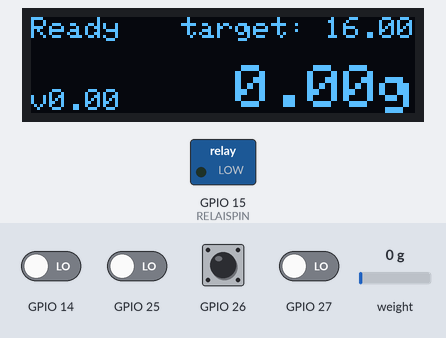
A sketch run on a simulated ESP32. Parts: 128×32 one-colour display, switched loads named in the sketch (green lamp = pin HIGH). Inputs (shaded band) come from the test bench; at power-on: GPIO 14, GPIO 25–27 LOW, weight on the scale 0 g. EEPROM starts erased; what the sketch prints to the serial monitor is not drawn.

Above: at 2.4 s.
2.5 s: GPIO 26 driven HIGH
At 4.2 s:
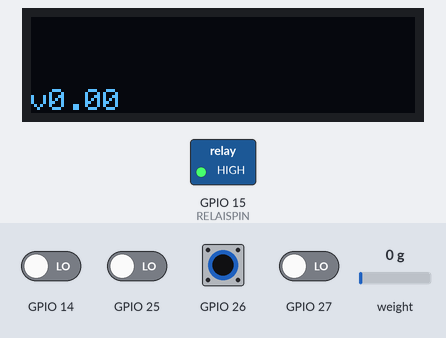
5.1 s: GPIO 26 driven LOW
At 5.9 s:
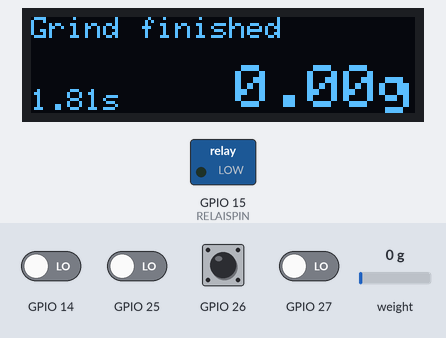
6.9 s: weight on the scale set to 100 g
At 7.8 s:
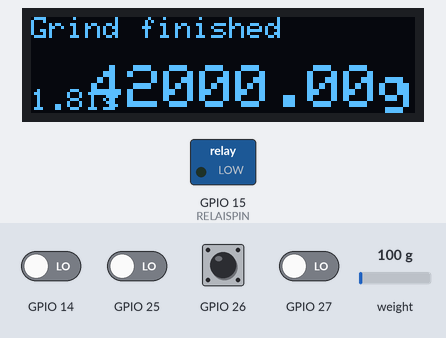
8.5 s: weight on the scale set to 1250 g
At 9.0 s:
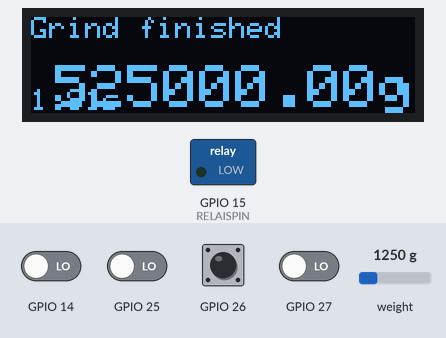
11.5 s: weight on the scale set to 2500 g
At 12.8 s:
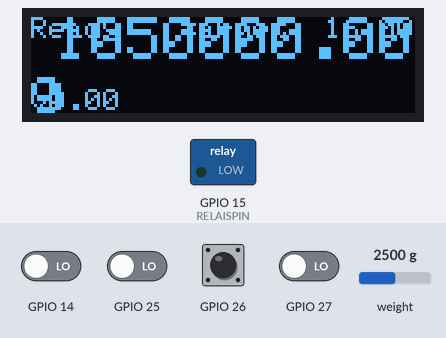
13.1 s: GPIO 26 pulsed HIGH 2 times (0.12 s each, 0.3 s apart)
At 14.64 s:
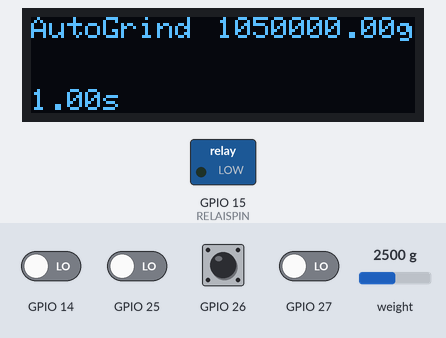
Timing chart, 0 to 16.1 s (numbered marks = the images above; inputs shaded):
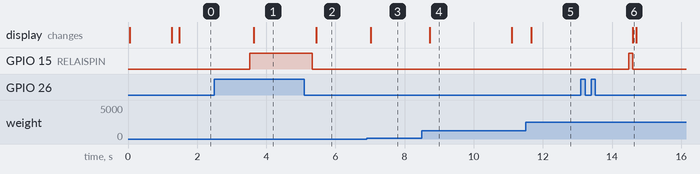

The sketch:

arduCoffeeScale.ino
```cpp
#define VERSION 0.0

// //pin defines Arduino Nano
// #define RELAISPIN 9  //D1
// #define SCALE_SCK 7  //D7
// #define SCALE_DT 8   //D8

// #define BUTTON4 2  //D2
// #define BUTTON3 3  //D3
// #define BUTTON2 4  //D4
// #define BUTTON1 5  //D5

//pin defines ESP32
#define RELAISPIN 15
#define SCALE_SCK 19
#define SCALE_DT 18

//Buttons left to right: 1-4
#define BUTTON1 14
#define BUTTON2 27
#define BUTTON3 26
#define BUTTON4 25


//display specs
#define SCREEN_WIDTH 128
#define SCREEN_HEIGHT 32
#define OLED_RESET -1
#define SCREEN_ADDRESS 0x3C

#include <HX711.h>
#include "CoffeeScale.h"
#include "UX.h"
#include <SPI.h>
#include <Adafruit_GFX.h>
#include <Adafruit_SSD1306.h>

//object defines
Ringbuffer data;
Adafruit_SSD1306 display(SCREEN_WIDTH, SCREEN_HEIGHT, &Wire, OLED_RESET);
CoffeeScale grinder;
UX mainUX;
ButtonManager buttons(BUTTON1, BUTTON2, BUTTON3, BUTTON4);


void setup() {
  Serial.begin(9600);
  Serial.println("Start");
  grinder.begin(RELAISPIN, SCALE_SCK, SCALE_DT);
  buttons.begin();
  pinMode(RELAISPIN, OUTPUT);

  if (!display.begin(SSD1306_SWITCHCAPVCC, SCREEN_ADDRESS)) {
    Serial.println(F("SSD1306 allocation failed"));
    while (true) {};
  }

  display.clearDisplay();
  display.display();

  display.setRotation(2);
  display.setTextSize(1);
  display.setTextColor(SSD1306_WHITE);
  display.setCursor(20, 5);
  display.println("tare...");
  display.display();

  grinder.tareZero();

  delay(200);
  display.clearDisplay();
  display.display();

  initUxStates();
}


void loop() {

  mainUX.uxLoop();
  buttons.buttonLoop();
  // displayLoopTime();


  RingbufferData lol = grinder.getData();
  data.add(lol);

  //display refresh
  static unsigned long timestamp = millis();
  if (millis() - timestamp > 10) {
    display.display();
    display.clearDisplay();
    timestamp = millis();
  }
}


void displayLoopTime() {
  display.setCursor(0, 0);
  display.setTextSize(1);
  display.fillRect(0, 0, 32, 8, 0x00);
  display.print(uint8_t(data.get(0).timeMS - data.get(1).timeMS), DEC);
}
```

CoffeeScale.cpp
```cpp
#include <stdlib.h>
#include "CoffeeScale.h"

//###################### CoffeeScale class ######################
void CoffeeScale::begin(int relaisPin, int scaleSCK, int scaleDT) {
  _relaisPin = relaisPin;
  _loadcell.begin(scaleDT, scaleSCK);
  _eepromHandler = new EEPROMHandler();


  //EEPROM load offset and gain from eeprom if possible
  readCalibration();
}
void CoffeeScale::grind(bool ON) {
  if (ON) {
    digitalWrite(_relaisPin, HIGH);
    _isGrinding = true;
  } else {
    digitalWrite(_relaisPin, LOW);
  }
}

bool CoffeeScale::isGrinding() {
  return _isGrinding;
}

void CoffeeScale::readScale() {
  float value = _loadcell.get_units();
  _readTime = millis();
  _currVal = value;
}

RingbufferData CoffeeScale::getData() {
  readScale();
  RingbufferData data;
  data.sensorVal = _currVal;
  data.timeMS = _readTime;
  return data;
}

void CoffeeScale::tareZero() {
  _loadcell.tare();
  //_loadcell.set_scale(15000.0f);
}
void CoffeeScale::calibrate(float calibrationWeight) {
  _loadcell.calibrate_scale(calibrationWeight);
  setCalibration();
}

//reads from eeprom and updates scale class object
bool CoffeeScale::readCalibration() {
  float offset = _eepromHandler->readFloat(_offsetAddr);
  float scale = _eepromHandler->readFloat(_scaleAddr);
  if (!isnan(offset) && !isnan(scale)) {
    _offset = offset;
    _scale = scale;
    _loadcell.set_offset(_offset);
    _loadcell.set_scale(_scale);
    return true;
  } else {
    return false;
  }
}

//writes new offset and scale values to eeprom and updates class object
bool CoffeeScale::setCalibration() {
  float offset = _loadcell.get_offset();
  float scale = _loadcell.get_scale();

  //write new values
  _eepromHandler->addFloat(_offsetAddr, offset);
  _eepromHandler->addFloat(_scaleAddr, scale);

  //update class object
  return readCalibration();
}

String CoffeeScale::getParams() {
  // BROKEN DONT TOUCH
  // float scale = _loadcell.get_scale();
  // int offset = _loadcell.get_offset();

  // char buffer[64];

  // Format the string into the buffer
  // sprintf(buffer, "g: %.2f, t: %lu, scale: %.2f, offset: %d", _currVal, _readTime, scale, offset);
  // String txt = String(buffer);

  // String txt = "g: ";
  // txt = txt + String(_currVal);
  // txt = txt + ", t: ";
  // txt = txt + String(_readTime);
  // txt = txt + ", scale: ";
  // txt = txt + String(scale);
  // txt = txt + ", offset: ";
  // txt = txt + String(offset);
  return "";
}

//###################### Ringbuffer class ######################
void Ringbuffer::add(RingbufferData value) {
  if (_ringIndex + 1 >= _ringSize) _ringIndex = -1;  //if index out of bounds wrap to 0
  _ringIndex++;
  _ringBuffer[_ringIndex] = value;

  if (!isBufferFull && (_ringIndex >= _ringSize - 1)) isBufferFull = true;
}

RingbufferData Ringbuffer::get(int index) {
  index = convertIndex(index);

  if (index < 0) {
    //TODO Böse
    while (true){}
  }
  return _ringBuffer[index];
}


float Ringbuffer::mean(int range) {
  return 0;
}

int Ringbuffer::getSize() {
  if (isBufferFull) return _ringSize;
  else return _ringIndex + 1;
}

float Ringbuffer::getMax() {
  float maxTemp = get(0).sensorVal;
  for (int i = 1; i < getSize(); i++) {
    if (get(i).sensorVal > maxTemp) { maxTemp = get(i).sensorVal; }
  }
  return maxTemp;
}

int Ringbuffer::convertIndex(unsigned int relIndex) {
  int absolutIndex = _ringIndex - relIndex;
  if (absolutIndex < 0) absolutIndex = _ringSize + absolutIndex;
  return absolutIndex;
}

//###################### EEPROM ######################
EEPROMHandler::EEPROMHandler(){
  Serial.println("Starting EEPROM");
  EEPROM.begin(EEPROMSIZE);

}

void EEPROMHandler::addFloat(String varName, float value) {
  int adress = calculateHashAdress(varName);
  byte data[4];
  memcpy(data, &value, sizeof(float));
  for (int i = 0; i < sizeof(float); i++) {
    EEPROM.write(adress + i, data[i]);
  }
  EEPROM.commit();
}

float EEPROMHandler::readFloat(String varName) {
  int adress = calculateHashAdress(varName);
  float floatValue = 0;
  byte data[4];

  //read bytes from eeprom
  for (int i = 0; i < sizeof(float); i++) {
    data[i] = EEPROM.read(adress + i);
  }

  memcpy(&floatValue, data, sizeof(float));

  return floatValue;
}

int EEPROMHandler::calculateHashAdress(String varName) {
  //calculate simple hash for eeprom adress
  //this method is not very safe use with caution
  //not suited for much (and big) data
  unsigned int key = 0;
  for (int i = 0; i < varName.length(); i++) {
    if (varName.length() - 1 == i) key += varName[i] * 4;  //try to avoid collision by spacing
    else key += varName[i];
  }
  key = key % EEPROMSIZE;

  return key;
}
```

CoffeeScale.h
```cpp
#ifndef COFFEESCALE_H
#define COFFEESCALE_H

#include <HX711.h>
#include <EEPROM.h>

#define RINGBUFFERSIZE 512
#define EEPROMSIZE 512

struct RingbufferData {
  float sensorVal;
  unsigned long timeMS;
};

//class Prototypes
class CoffeeScale;
class Ringbuffer;
class EEPROMHandler;

//###################### CoffeScale main Class ######################
class CoffeeScale {
public:
  void begin(int relaisPin, int scaleSCK, int scaleDT);
  void grind(bool ON);
  bool isGrinding();
  void readScale();
  RingbufferData getData();
  void tareZero();
  void calibrate(float calibrationWeight = 50.0);
  String getParams();

private:
  bool setCalibration();
  bool readCalibration();
  EEPROMHandler *_eepromHandler;
  HX711 _loadcell;
  unsigned long _readTime;
  float _currVal;
  int _relaisPin;
  bool _isGrinding = false;
  float _offset;
  float _scale;

  const String _offsetAddr = "offset";
  const String _scaleAddr = "scale";
};


//###################### Ringbuffer Class ######################
class Ringbuffer {
public:
  void add(RingbufferData data);
  RingbufferData get(int index = 0);
  float mean(int range);
  int getSize();
  float getMax();
private:
  RingbufferData _ringBuffer[RINGBUFFERSIZE];  //allocate space for array
  const int _ringSize = RINGBUFFERSIZE;        //save ringSize as readonly
  int _ringIndex = -1;
  bool isBufferFull = false;                     //inicating the next spot to write new data

  int convertIndex(unsigned int relIndex);
};


//###################### EEPROM Class ######################


class EEPROMHandler {
public:
  EEPROMHandler();
  void addFloat(String varName, float value);
  float readFloat(String varName);
  int calculateHashAdress(String varName);
private:
};

#endif
```

UX.cpp
```cpp
#include "esp32-hal-gpio.h"
#include "UX.h"
#include <Arduino.h>
#define HOLD_MIN 700


void UX::init(FunctionPointer initState) {
  //initialize first stat
  _currentUxState = initState;  //To do use Function pointer
  _initState = true;
}

void UX::changeState(FunctionPointer nextState) {
  if (nextState != nullptr) _currentUxState = nextState;
  _initState = true;
}

//WARNING: if not called _initState will not reset but shouldnt make any problems
bool UX::initState() {
  bool tempInit = _initState;
  _initState = false;
  return tempInit;
}

void UX::uxLoop() {

  if (_currentUxState != nullptr) _currentUxState();  //run selected state function
  //to do error display msg
}

void UX::setHomeState(FunctionPointer homeState) {
  _homeState = homeState;
}

FunctionPointer UX::getHomeState() {
  return _homeState;
}

void UX::setStateName(String stateName) {
  _stateName = stateName;
}

String UX::getStateName() {
  return _stateName;
}

//###################### ButtonManager ######################
ButtonManager::ButtonManager(int pin0, int pin1, int pin2, int pin3)
  : _pin0(pin0), _pin1(pin1), _pin2(pin2), _pin3(pin3) {}

void ButtonManager::begin() {
  //assign pinmodes for buttons
  pinMode(_pin0, INPUT_PULLDOWN);
  pinMode(_pin1, INPUT_PULLDOWN);
  pinMode(_pin2, INPUT_PULLDOWN);
  pinMode(_pin3, INPUT_PULLDOWN);
}

void ButtonManager::buttonLoop() {
  static unsigned long int timeStamp = millis();

  //read new buttonstates
  if (millis() - timeStamp > _debounceTimeMS) {
    _buttonState[0] = digitalRead(_pin0);
    _buttonState[1] = digitalRead(_pin1);
    _buttonState[2] = digitalRead(_pin2);
    _buttonState[3] = digitalRead(_pin3);
    timeStamp = millis();
  }

  for (int i = 0; i < BUTTON_NUMBER; i++) {
    //handle button pressTime
    if (getState(i) == 2) _buttonPressedMS[i] = millis();  //save current time if rising flank
    else if (getState(i) == 3) _buttonPressedMS[i] = 0;    //reset if falling

    //check for rising/falling flank
    //not pressed   --> 0
    //pressed       --> 1
    //rising flank  --> 2
    //falling flank --> 3
    if (_lastButtonState[i] != _buttonState[i]) {  //flank detected
      //rising:   last(0) - current(1) < 0 --> return 2
      //falling:  last(1) - current(0) > 0 --> return 3
      _buttonMode[i] = _lastButtonState[i] - _buttonState[i];
      if (_buttonMode[i] > 0) _buttonMode[i] = 3;
      else _buttonMode[i] = 2;
    } else {
      //no flank detected return current button state
      _buttonMode[i] = _buttonState[i];
    }

    //update _lastButtonState
    _lastButtonState[i] = _buttonState[i];
  }
}

unsigned int ButtonManager::buttonPressTime(int buttonNr) {
  //check for out of bounds return 0 if out of bounds
  unsigned long int tempTime = 0;
  if (_buttonPressedMS[buttonNr] > 0 && !(buttonNr < 0 || buttonNr >= BUTTON_NUMBER)) tempTime = millis() - _buttonPressedMS[buttonNr];  //calculate time since pressed
  return tempTime;
}

int ButtonManager::getState(int buttonNr) {  //returns -1  if index is out of bounds
  int state = -1;
  //check if index out of bounds
  if (!(buttonNr < 0 || buttonNr >= BUTTON_NUMBER)) {
    state = _buttonMode[buttonNr];
  }

  return state;
}


bool ButtonManager::applyButtonPress(UX *buttonUX, ButtonMap *buttonMap, int length) {

  bool isMatch = false;
  // bool anyMatch = false;
  int i = 0;
  //TO DO: make more efficient
  //iterate through buttonMap array and try to find matching button combo
  while ((!isMatch) && (i < length)) {

    for (int j = 0; j < 4; j++) {
      // isMatch = isMatch && ((buttonMap[i].map[j] < 0) || (buttonMap[i].map[j] == getState(j)));
      //anyMatch: matches if any -2 are pressed
      //   anyMatch = anyMatch || (buttonMap[i].map[j] == -2 && getState(j) >= 1);
      //   //isMatch: matches if pattern matches exactly ignore -1
      //   isMatch = (isMatch && ((buttonMap[i].map[j] == -1 || buttonMap[i].map[j] == getState(j))) || anyMatch);
      //   // Serial.println("ButtonMap [" + String(i) + "].map[" + String(j) + "] = " + String(buttonMap[i].map[j]) + " | getState = " + String(getState(j)));
      // }


      // Serial.println("ButtonMap [" + String(i) + "].map[" + String(j) + "] = " + String(buttonMap[i].map[j]) + " | getState = " + String(getState(j)));

      unsigned int pressTime = buttonPressTime(j);
      isMatch = isMatch || ((buttonMap[i].map[j] == CLICK && getState(j) == FLANK_DOWN && pressTime < HOLD_MIN));
      isMatch = isMatch || ((buttonMap[i].map[j] == HOLD_CLICK && getState(j) == FLANK_DOWN && pressTime >= HOLD_MIN));
      if (pressTime >= HOLD_MIN) {
        isMatch = isMatch || (buttonMap[i].map[j] == HOLD && getState(j) == 1);
      }
    }

    if (isMatch) buttonUX->changeState(buttonMap[i].stateFunction);
    i++;
  }

  return isMatch;
}


//###################### UI components ######################
UI_Element::UI_Element(Adafruit_SSD1306 *display)
  : _display(display) {}

void UI_Element::_getDisplayAnchor() {
  uint16_t cw = _display->width() / 2;
  uint16_t ch = _display->height() / 2;
  _x = cw + cw * (_targetAnchorX);
  _y = ch + ch * (_targetAnchorY);
}

void UI_Element::_applyAnchor() {
  _getDisplayAnchor();

  uint16_t cw = _w / 2;
  uint16_t ch = _h / 2;

  _x = _x - cw * (_elementAnchorX + 1);
  _y = _y - ch * (_elementAnchorY + 1);
}


UI_Text::UI_Text(uint16_t elementAnchorX, uint16_t elementAnchorY, uint16_t targetAnchorX, uint16_t targetAnchorY, int fontSize, Adafruit_SSD1306 *display)
  : UI_Element(display), _fontSize(fontSize) {
  _elementAnchorX = elementAnchorX;
  _elementAnchorY = elementAnchorY;
  _targetAnchorX = targetAnchorX;
  _targetAnchorY = targetAnchorY;
  _prefix = "";
  _suffix = "";
}

void UI_Text::setText(float val) {
  char txt[16];
  dtostrf(val, 1, 2, txt);
  setText(txt);
}

void UI_Text::setText(String text) {
  _text = text;
  String finalText = _prefix + _text + _suffix;

  int16_t x1 = 0;
  int16_t y1 = 0;
  _w = 0;
  _h = 0;
  _x = 0;
  _y = 0;
  _display->setTextSize(_fontSize);
  _display->getTextBounds(finalText, _x, _y, &x1, &y1, &_w, &_h);
  _applyAnchor();
  _display->setCursor(_x, _y);
  _display->println(finalText);
  // Serial.print("after x: "); Serial.println(_x);
}

void UI_Text::setSuffix(String suffix) {
  _suffix = suffix;
}

void UI_Text::setPrefix(String prefix) {
  _prefix = prefix;
}


UI_Graph::UI_Graph(uint16_t elementAnchorX, uint16_t elementAnchorY, uint16_t targetAnchorX, uint16_t targetAnchorY, uint16_t width, uint16_t height, Adafruit_SSD1306 *display, Ringbuffer *ringBuffer)
  : UI_Element(display), _ringBuffer(ringBuffer) {
  _w = width;
  _h = height;
  _elementAnchorX = elementAnchorX;
  _elementAnchorY = elementAnchorY;
  _targetAnchorX = targetAnchorX;
  _targetAnchorY = targetAnchorY;
}

void UI_Graph::updateGraph() {
  _applyAnchor();
  int i = 0;
  int x = 0;
  // _x = 0 + _w;
  _x = _x + _w;
  _y = _y + _h;
  float xStep = 0;
  float xStepCum = 0;
  int yTemp = 0;
  int lastX;
  int lastY;
  // // _display->drawPixel(_x, _y, WHITE);


  while ((xStepCum >= _minX) && (i < _ringBuffer->getSize())) {
    // while (i < _ringBuffer->getSize()) {
    yTemp = _y - _getPixelUnitY(_ringBuffer->get(i).sensorVal);


    if (i > 0) {
      xStep = -(float)((_ringBuffer->get(i - 1).timeMS - _ringBuffer->get(i).timeMS) / 1000.0);
      // Serial.print("xStep: ");
      // Serial.println(xStep);
      // Serial.print("diff: "); Serial.print(_ringBuffer->get(i).timeMS); Serial.print(" -> "); Serial.println(_ringBuffer->get(i- 1).timeMS);


      // _x = _x + _getPixelUnitX(xStep);
      x = _x + _getPixelUnitX(xStepCum);
      // _x = _x - 6;
      // Serial.print("x: "); Serial.print(_x); Serial.print(", y: "); Serial.println(yTemp);

      if (i>1) _display->drawLine(lastX, lastY, x, yTemp, WHITE);
      // Serial.print("LastX: "); Serial.print(lastX); Serial.print("lastY"); Serial.println(lastY);
    }

    lastX = x;
    lastY = yTemp;

    xStepCum += xStep;
    i++;
  }
}

int UI_Graph::_getPixelUnitX(float unitX) {
  return int(((unitX) / (_maxX - _minX)) * (float)_w);
  // return int(((unitX) / (5)) * (float)60.0);
}

int UI_Graph::_getPixelUnitY(float unitY) {
  return int(((unitY) / (_maxY - _minY)) * (float)_h);
  // return int(((unitY) / (18)) * (float)20.0);
}
```

Source omitted: UX.h (3408 bytes), stateInit.ino (5878 bytes)

Measured:
- after the input at 2.5 s, GPIO 15 (RELAISPIN): LOW → HIGH after 1.0 s; the display: changes after 1.1 s (image 1)
- after the input at 5.1 s, GPIO 15 (RELAISPIN): HIGH → LOW after 0.23 s; the display: changes after 0.34 s (image 2)
- after the input at 6.9 s, the display: changes after 0.13 s (image 3)
- after the input at 8.5 s, the display: changes after 0.23 s (image 4)
- after the input at 11.5 s, the display: changes after 0.17 s (image 5)
- after the input at 13.1 s, GPIO 15 (RELAISPIN): LOW → HIGH after 1.4 s, → LOW 0.11 s later; the display: changes after 1.5 s (image 6)
- what the display in image 4 shows lasts 2.4 s, from 8.7 s to 11.1 s
